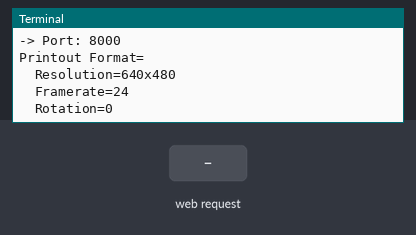
Recording of a program running on a simulated Raspberry Pi (BCM pin numbers). On the bench: the last lines printed to the terminal. Inputs (shaded band) come from the test bench. The camera gives no picture and a still takes 0.5 s; the clock reads 2024-03-15 10:24:30 at power-on unless the program sets it.

Above: at 1.2 s.
1.3 s: HTTP request for / received
At 2.3 s:
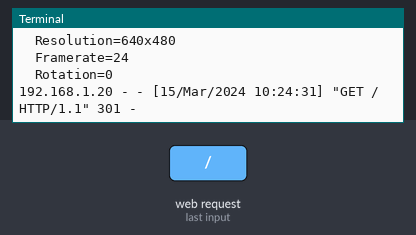
2.8 s: HTTP request for /index.html received
At 3.4 s:
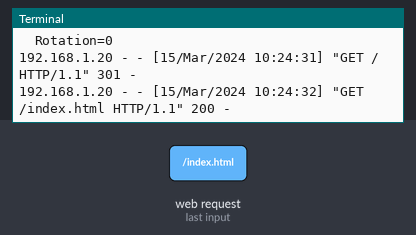
4.3 s: HTTP request for /stream.mjpg received
At 5.8 s:
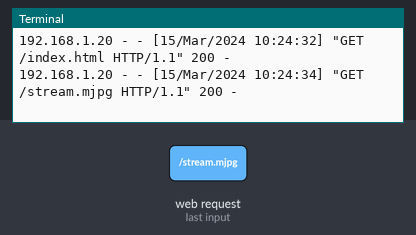

Measured:
- after the input at 1.3 s, the terminal: prints a new line at once (image 1)
- after the input at 2.8 s, the terminal: prints a new line at once (image 2)
- after the input at 4.3 s, the terminal: prints a new line at once (image 3)

The program:

streamer.py
```python
# Web streaming example
# Source code from the official PiCamera package
# http://picamera.readthedocs.io/en/latest/recipes2.html#web-streaming

import io
import picamera
import logging
import socketserver
from threading import Condition
from http import server
import socket
s = socket.socket(socket.AF_INET, socket.SOCK_DGRAM)
s.connect(("8.8.8.8", 80))

PAGE="""\
<html>
<head>
<title>Raspberry Pi - Surveillance Camera</title>
</head>
<body>
<center><h1>Raspberry Pi - Surveillance Camera</h1></center>
<center><img src="stream.mjpg" width="640" height="480"></center>
</body>
</html>
"""

class StreamingOutput(object):
    def __init__(self):
        self.frame = None
        self.buffer = io.BytesIO()
        self.condition = Condition()

    def write(self, buf):
        if buf.startswith(b'\xff\xd8'):
            # New frame, copy the existing buffer's content and notify all
            # clients it's available
            self.buffer.truncate()
            with self.condition:
                self.frame = self.buffer.getvalue()
                self.condition.notify_all()
            self.buffer.seek(0)
        return self.buffer.write(buf)

class StreamingHandler(server.BaseHTTPRequestHandler):
    def do_GET(self):
        if self.path == '/':
            self.send_response(301)
            self.send_header('Location', '/index.html')
            self.end_headers()
        elif self.path == '/index.html':
            content = PAGE.encode('utf-8')
            self.send_response(200)
            self.send_header('Content-Type', 'text/html')
            self.send_header('Content-Length', len(content))
            self.end_headers()
            self.wfile.write(content)
        elif self.path == '/stream.mjpg':
            self.send_response(200)
            self.send_header('Age', 0)
            self.send_header('Cache-Control', 'no-cache, private')
            self.send_header('Pragma', 'no-cache')
            self.send_header('Content-Type', 'multipart/x-mixed-replace; boundary=FRAME')
            self.end_headers()
            try:
                while True:
                    with output.condition:
                        output.condition.wait()
                        frame = output.frame
                    self.wfile.write(b'--FRAME\r\n')
                    self.send_header('Content-Type', 'image/jpeg')
                    self.send_header('Content-Length', len(frame))
                    self.end_headers()
                    self.wfile.write(frame)
                    self.wfile.write(b'\r\n')
            except Exception as e:
                logging.warning(
                    'Removed streaming client %s: %s',
                    self.client_address, str(e))
        else:
            self.send_error(404)
            self.end_headers()

class StreamingServer(socketserver.ThreadingMixIn, server.HTTPServer):
    allow_reuse_address = True
    daemon_threads = True


port=8000
resolution="640x480"
framerate=24
rotation=0

print("Starting WebOut on your Raspberry Pi")
print("Your Computer IP Address is: {}".format(s.getsockname()[0]))
print("Other Settings: (That you can change)")
print("-> Port: {}".format(port))
print("Printout Format= \n\tResolution={}\n\tFramerate={}\n\tRotation={}".format(resolution,framerate,rotation))

with picamera.PiCamera(resolution=resolution, framerate=framerate) as camera:
    output = StreamingOutput()
    camera.rotation=rotation
    #Uncomment the next line to change your Pi's Camera rotation (in degrees)
    #camera.rotation = 90
    camera.start_recording(output, format='mjpeg')
    try:
        address = ('', port)
        server = StreamingServer(address, StreamingHandler)
        server.serve_forever()
    finally:
        camera.stop_recording()
```
